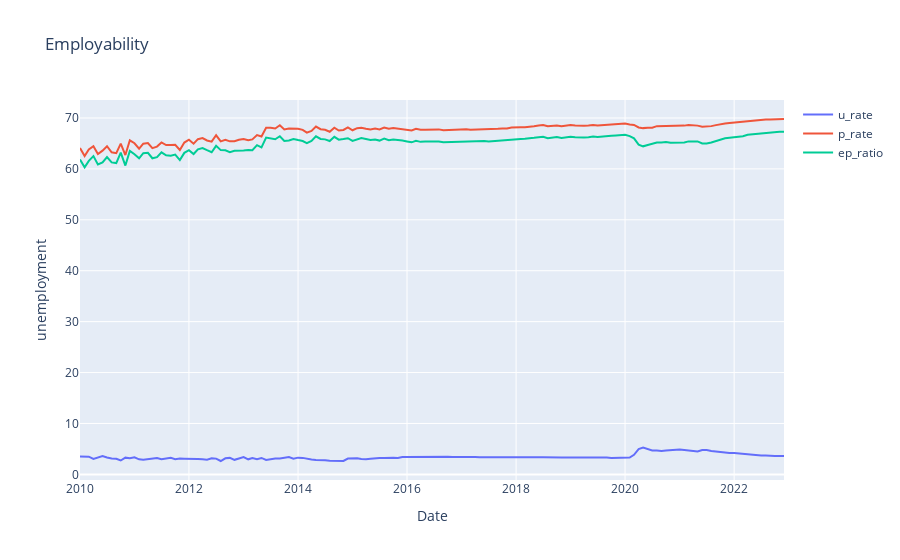

Notebook code for this chart:
### Markdown cell above
## Employability

### Code cell
traces = []

for col_name in unemployment.columns:
    trace = go.Scatter(x=unemployment.index, y=unemployment[col_name], mode='lines', name=col_name)
    traces.append(trace)

layout = go.Layout(
    title='Employability',
    xaxis=dict(title='Date'),
    yaxis=dict(title='unemployment')
)

fig = go.Figure(data=traces, layout=layout)

fig.show()

### Figure 1 — Plotly figure (JSON) as saved in the notebook; plotly's stock layout.template omitted (floating-point values rounded to 4 significant figures; data arrays with more than 128 entries replaced by an {"elided": "..."} marker saying what was removed)
{"data": [{"mode": "lines", "name": "u_rate", "type": "scatter", "x": {"elided": "156 str values"}, "y": {"elided": "156 float values"}}, {"mode": "lines", "name": "p_rate", "type": "scatter", "x": {"elided": "156 str values"}, "y": {"elided": "156 float values"}}, {"mode": "lines", "name": "ep_ratio", "type": "scatter", "x": {"elided": "156 str values"}, "y": {"elided": "156 float values"}}], "layout": {"title": {"text": "Employability"}, "xaxis": {"title": {"text": "Date"}}, "yaxis": {"title": {"text": "unemployment"}}}}
